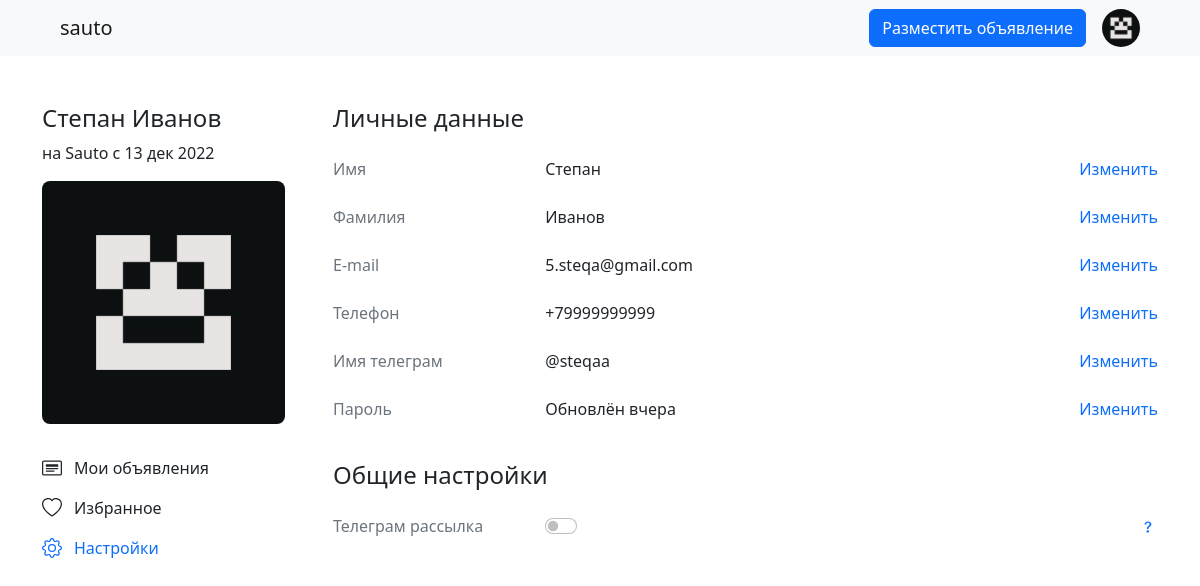
The app's page /profile/settings/ (signed in) with its own data.
### accounts/models.py (models this page shows, shortened)
class User(AbstractBaseUser):
    email = models.EmailField(verbose_name="адрес электронной почты", max_length=260, unique=True)
    first_name = models.CharField(verbose_name="имя", max_length=150)
    last_name = models.CharField(verbose_name="фамилия", max_length=150)
    profile_image = models.ImageField(verbose_name="изображение профиля", upload_to=_get_profile_image_filepath, null=True, blank=True, default=_get_default_profile_image)
    date_joined = models.DateTimeField(verbose_name="дата регистрации", auto_now_add=True)
    last_login = models.DateTimeField(verbose_name="последний вход", auto_now=True)
    is_active = models.BooleanField(verbose_name="активный", default=True)
    is_staff = models.BooleanField(verbose_name="статус персонала", default=False)
    is_admin = models.BooleanField(verbose_name="статус администратора", default=False)
    is_superuser = models.BooleanField(verbose_name="статус суперпользователя", default=False)
    is_email_verified = models.BooleanField(verbose_name="статус проверенной электронной почты", default=False)
    last_password_updated = models.DateTimeField(verbose_name="последнее обновление пароля", auto_now_add=True)
    objects = UserManager()
    USERNAME_FIELD = 'email'
    REQUIRED_FIELDS = ['first_name', 'last_name']
    class Meta:
        verbose_name = 'пользователь'
        verbose_name_plural = 'пользователи'

### seller/models.py (models this page shows, shortened)
class Seller(models.Model):
    user = models.OneToOneField(User, verbose_name="пользователь", on_delete=models.CASCADE)
    telegram_username = models.CharField(verbose_name="имя пользователя телеграм", max_length=32, unique=True, blank=True, null=True)
    phone_number = PhoneNumberField(verbose_name="номер телефона", unique=True, blank=True, null=True)
    class Meta:
        verbose_name = 'продавец'
        verbose_name_plural = 'продавцы'

### userprofile/views.py (the view)
# urls.py: path('settings/', views.user_settings, name='user-settings'),
def user_settings(request):
    user = User.objects.get(pk=request.user.id)
    try:
        seller = Seller.objects.get(user=user)
    except:
        seller = None
    if request.method == 'POST':
        data = json.loads(request.body)
        if data['action'] == 'change-user-data':
            response = change_user_data(request, data)
            return JsonResponse(response._asdict())
    context = {
        'user': user,
        'seller': seller,
    }
    return render(request, 'userprofile/user-settings.html', context)

### userprofile/templates/userprofile/user-settings.html (shortened to what this page needs)
{% extends 'announcement/base.html' %}
{% load static %}
{% load humanize %}
{% block content %}
<div class="container my-5">
    <div class="row gx-5">
        <div class="col-12 col-sm-5 col-md-4 col-lg-3 mb-4">
            <h4 class="mb-2">{{ user.first_name }} {{ user.last_name }}</h4>
            <p class="mb-3">на Sauto с {{ user.date_joined|date:"d b Y" }}</p>
            <div class="ratio mb-4">
                <div class="ratio-inner ratio-1-1">
                    <div class="ratio-content">
                        <img src="{{ user.profile_image.url }}" alt="..." class="rounded-3 img-100">
                    </div>
                </div>
            </div>
            <ul class="list-unstyled mb-0">
                <li><a class="dropdown-item d-flex align-items-center gap-2 py-2 dark-link" href="#">
                        Мои объявления
                    </a></li>
                <li><a class="dropdown-item d-flex align-items-center gap-2 py-2 dark-link" href="#">
                        Избранное
                    </a></li>
                <li><a class="dropdown-item d-flex align-items-center gap-2 py-2 link-primary"
                        href="{% url 'user-settings' %}">
                        Настройки
                    </a></li>
            </ul>
        </div>
        <div class="col-12 col-sm-7 col-md-8 col-lg-9">
            <h4 class="mb-4">Личные данные</h4>
            <div class="row mb-2">
                <div class="col-8 col-md-3 col-lg-3 mb-2 order-0">
                    <span class="text-secondary">Имя</span>
                </div>
                <div class="col-12 col-md-7 col-lg-7 mb-3 order-2 order-md-1">
                    {{ user.first_name }}
                </div>
                <div class="col-4 col-md-2 col-lg-2 order-1 order-md-2 mb-2 text-end">
                    <a class="text-decoration-none pointer user-data-change-btn" data-bs-toggle="modal"
                        data-bs-target="#exampleModal" data-modal-title="Введите имя" data-modal-input-type="text"
                        data-modal-input-value="{{ user.first_name }}" data-modal-input-name="first_name">Изменить</a>
                </div>
            </div>
            <div class="row mb-2">
                <div class="col-8 col-md-3 col-lg-3 mb-2 order-0">
                    <span class="text-secondary">Фамилия</span>
                </div>
                <div class="col-12 col-md-7 col-lg-7 mb-3 order-2 order-md-1">
                    {{ user.last_name }}
                </div>
                <div class="col-4 col-md-2 col-lg-2 order-1 order-md-2 mb-2 text-end">
                    <a class="text-decoration-none pointer user-data-change-btn" data-bs-toggle="modal"
                        data-bs-target="#exampleModal" data-modal-title="Введите фамилию" data-modal-input-type="text"
                        data-modal-input-value="{{ user.last_name }}" data-modal-input-name="last_name">Изменить</a>
                </div>
            </div>
            <div class="row mb-2">
                <div class="col-8 col-md-3 col-lg-3 mb-2 order-0">
                    <span class="text-secondary">E-mail</span>
                </div>
                <div class="col-12 col-md-7 col-lg-7 mb-3 order-2 order-md-1">
                    {{ user.email }}
                </div>
                <div class="col-4 col-md-2 col-lg-2 order-1 order-md-2 mb-2 text-end">
                    <a class="text-decoration-none pointer user-data-change-btn" data-bs-toggle="modal"
                        data-bs-target="#exampleModal" data-modal-title="Введите адрес электронной почты"
                        data-modal-input-type="email" data-modal-input-value="{{ user.email }}"
                        data-modal-input-name="email">Изменить</a>
                </div>
            </div>
            <div class="row mb-2">
                <div class="col-8 col-md-3 col-lg-3 mb-2 order-0">
                    <span class="text-secondary">Телефон</span>
                </div>
                <div class="col-12 col-md-7 col-lg-7 mb-3 order-2 order-md-1">
                    {% if seller %}
                    {{ seller.phone_number }}
                    {% else %}
                    Не указано
                    {% endif %}
                </div>
                <div class="col-4 col-md-2 col-lg-2 order-1 order-md-2 mb-2 text-end">
                    {% if seller %}
                    <a class="text-decoration-none pointer">Изменить</a>
                    {% else %}
                    <a class="text-decoration-none pointer">Добавить</a>
                    {% endif %}
                </div>
            </div>
            <div class="row mb-2">
                <div class="col-8 col-md-3 col-lg-3 mb-2 order-0">
                    <span class="text-secondary">Имя телеграм</span>
                </div>
                <div class="col-12 col-md-7 col-lg-7 mb-3 order-2 order-md-1">
                    {% if seller %}
                    @{{ seller.telegram_username }}
                    {% else %}
                    Не указано
                    {% endif %}
                </div>
                <div class="col-4 col-md-2 col-lg-2 order-1 order-md-2 mb-2 text-end">
                    {% if seller %}
                    <a class="text-decoration-none pointer">Изменить</a>
                    {% else %}
                    <a class="text-decoration-none pointer">Добавить</a>
                    {% endif %}
                </div>
            </div>
            <div class="row mb-2">
                <div class="col-8 col-md-3 col-lg-3 mb-2 order-0">
                    <span class="text-secondary">Пароль</span>
                </div>
                <div class="col-12 col-md-7 col-lg-7 mb-3 order-2 order-md-1">
                    Обновлён {{ user.last_password_updated|naturalday }}
                </div>
                <div class="col-4 col-md-2 col-lg-2 order-1 order-md-2 mb-2 text-end">
                    <a class="text-decoration-none pointer">Изменить</a>
                </div>
            </div>
            <h4 class="mb-4 mt-4">Общие настройки</h4>
            <div class="row mb-2">
                <div class="col-8 col-md-3 col-lg-3 mb-2 order-0">
                    <span class="text-secondary">Телеграм рассылка</span>
                </div>
                <div class="col-12 col-md-7 col-lg-7 mb-3 order-2 order-md-1">
                    <div class="form-check form-switch">
                        {% if seller %}
                        <input class="form-check-input" type="checkbox" role="switch">
                        {% else %}
                        <input class="form-check-input" type="checkbox" role="switch" disabled>
                        {% endif %}
                    </div>
                </div>
                <div class="col-4 col-md-2 col-lg-2 order-1 order-md-2 mb-2 text-end">
                    <div class="text-primary text-end">
                    </div>
                </div>
            </div>
        </div>
    </div>
</div>
{% endblock %}

### announcement/templates/announcement/base.html (shortened to what this page needs)
<!DOCTYPE html>
{% load static %}
<html lang="en">
<head>
    <link href="https://cdn.jsdelivr.net/npm/bootstrap@5.2.2/dist/css/bootstrap.min.css" rel="stylesheet"
>
    <link rel="stylesheet" href="{% static 'css/styles.css' %}">
</head>
<body>
    <div class="toast-container position-fixed top-0 start-50 translate-middle-x p-3">
    </div>
    <nav class="navbar navbar-expand-lg bg-light">
        <div class="container-fluid">
            <a class="navbar-brand ms-3 ms-lg-5" href="{% url 'announcements' %}">sauto</a>
            <div class="collapse navbar-collapse my-4 my-lg-0" id="navbarSupportedContent">
                <a href="{% url 'add-announcement' %}" class="btn btn-primary ms-3 ms-lg-0 mt-3 mt-lg-0"
                    style="white-space: nowrap;">Разместить объявление</a>
                {% if request.user.is_authenticated %}
                <div class="dropdown ms-3 me-5 mt-3 mt-lg-0" bis_skin_checked="1">
                    <a href="#" class="d-block link-dark text-decoration-none" data-bs-toggle="dropdown"
                        aria-expanded="false">
                        <img src="{{ user.profile_image.url }}" alt="..." width="38" height="38" class="rounded-circle">
                    </a>
                </div>
                {% else %}
                <a href="{% url 'login-user' %}" class="btn btn-outline-primary ms-3 me-5 mt-3 mt-lg-0">Войти</a>
                {% endif %}
            </div>
        </div>
    </nav>
    {% block content %}
    {% endblock %}
</body>
</html>

### static/css/styles.css (style rules this page uses)
.pointer { cursor: pointer; }
.ratio { width: 100%; overflow: hidden; }
.ratio-inner { position: relative; height: 0; border: none; }
.ratio-content { position: absolute; top: 0; right: 0; bottom: 0; left: 0; }
.ratio-1-1 { padding-top: 100%; }
.img-100 { width: 100%; height: 100%; object-fit: cover; }
.dark-link { color: #212529; }

### records on screen
User: profile_image (picture), first_name "Степан", last_name "Иванов", date_joined "13 дек 2022", email "5.steqa@gmail.com", last_password_updated "вчера"
Seller: phone_number "+79999999999", telegram_username "steqaa"
